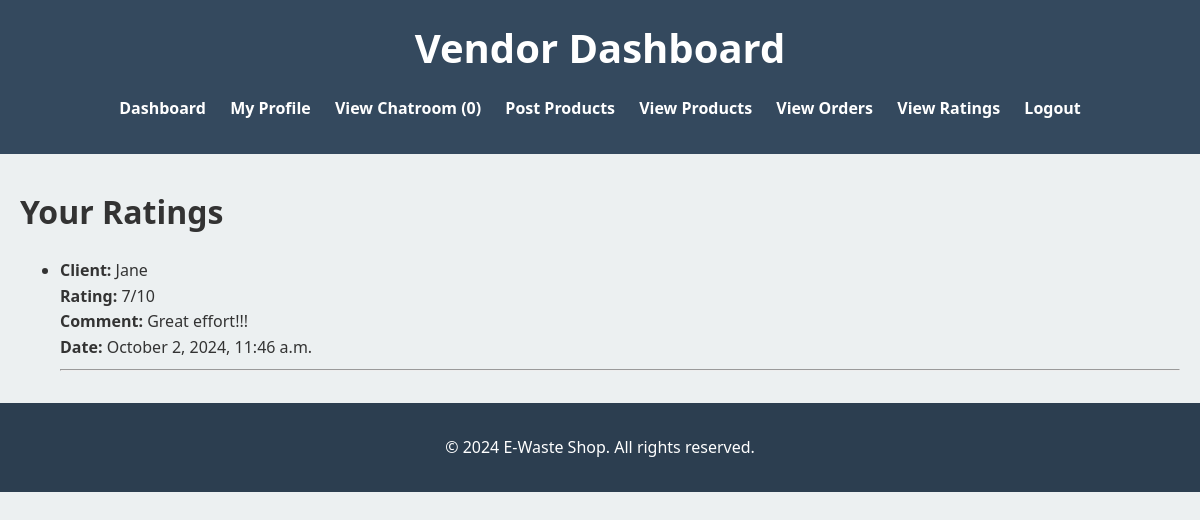
Page /vendor/view_ratings/ (signed in) on the committed database.
### E_Waste_App/models.py (models this page shows, shortened)
class Rating(models.Model):
    vendor = models.ForeignKey('Vendor', on_delete=models.CASCADE)
    client = models.ForeignKey(User, on_delete=models.CASCADE)
    score = models.PositiveIntegerField()  # Assuming a rating scale (e.g., 1 to 5)
    comment = models.TextField(blank=True, null=True)  # Optional comment
    created_at = models.DateTimeField(auto_now_add=True)  # Timestamp for when the rating was created
    class Meta:
        unique_together = ('vendor', 'client')  # Ensure each client can only rate a vendor once

### E_Waste_App/views.py (the view)
# urls.py: path('vendor/view_ratings/', view_ratings, name='view_ratings'),
@login_required
def view_ratings(request):
    unread_message_count = Message.objects.filter(
        recipient_content_type=ContentType.objects.get_for_model(Vendor),
        recipient_object_id=request.user.vendor.id,
        read=False
    ).count()
    if hasattr(request.user, 'vendor'):
        vendor = request.user.vendor
        ratings = Rating.objects.filter(vendor=vendor).order_by('-created_at')
    else:
        return redirect('login')  # Redirect to login if not a vendor
    return render(request, 'view_ratings.html', {'ratings': ratings,
        'unread_message_count': unread_message_count,})

### E_Waste_App/templates/view_ratings.html (shortened to what this page needs)
{% load static %}
{% load json_encode from json_filters %}
<!DOCTYPE html>
<html lang="en">
<head>
    <link rel="stylesheet" href="{% static 'style.css' %}">
</head>
<body>
    <header>
        <h1>Vendor Dashboard</h1>
        <nav>
            <ul>
                <li><a href="{% url 'vendor_dashboard' %}">Dashboard</a></li>
                <li><a href="{% url 'update_user_details' %}">My Profile</a></li>
                <li><a href="{% url 'view_messages1' %}">View Chatroom ({{ unread_message_count }})</a></li>
                <li><a href="{% url 'post_product' %}">Post Products</a></li>
                <li><a href="{% url 'view_products' %}">View Products</a></li>
                <li><a href="{% url 'view_orders' %}">View Orders</a></li>
                <li><a href="{% url 'view_ratings' %}">View Ratings</a></li>
                <li><a href="{% url 'vendor_logout' %}">Logout</a></li>
            </ul>
        </nav>
    </header>
    <main>
<h1>Your Ratings</h1>
{% if ratings %}
    <ul>
    {% for rating in ratings %}
        <li>
            <strong>Client:</strong> {{ rating.client.username }}<br>
            <strong>Rating:</strong> {{ rating.score }}/10<br>
            <strong>Comment:</strong> {{ rating.comment|default:"No comment provided" }}<br>
            <strong>Date:</strong> {{ rating.created_at|date:"F j, Y, g:i a" }}<br>
            <hr>
        </li>
    {% endfor %}
    </ul>
{% else %}
    <p>You have not received any ratings yet.</p>
{% endif %}
</main>
    <footer>
        <p>&copy; 2024 E-Waste Shop. All rights reserved.</p>
    </footer>
</body>
</html>

### E_Waste_App/static/style.css (style rules this page uses)
:root { --primary-color: #2c3e50; --secondary-color: #27ae60; --background-color: #ecf0f1; --text-color: #333; --header-bg: #34495e; --footer-bg: #2c3e50; }
body { font-family: 'Segoe UI', Tahoma, Geneva, Verdana, sans-serif; background-color: var(--background-color); color: var(--text-color); line-height: 1.6; margin: 0; padding: 0; }
header { background-color: var(--header-bg); color: white; padding: 1rem 0; text-align: center; }
header h1 { margin: 0; font-size: 2.5rem; }
nav ul { list-style-type: none; padding: 0; }
nav ul li { display: inline; margin: 0 10px; }
nav ul li a { color: white; text-decoration: none; font-weight: bold; transition: color 0.3s ease; }
main { max-width: 1200px; margin: 2rem auto; padding: 0 20px; }
footer { background-color: var(--footer-bg); color: white; text-align: center; padding: 1rem 0; position: relative; bottom: 0; width: 100%; }

### rows in the picture
Rating: client.username "Jane", score "7", comment "Great effort!!!", created_at "October 2, 2024, 11:46 a.m."

### other values in the picture
{{ unread_message_count }} "0"
